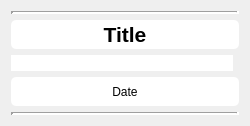
<?xml version="1.0" encoding="UTF-8"?>
<ui version="4.0">
 <class>form</class>
 <widget class="QWidget" name="form">
  <property name="geometry">
   <rect>
    <x>0</x>
    <y>0</y>
    <width>250</width>
    <height>126</height>
   </rect>
  </property>
  <property name="windowTitle">
   <string>Form</string>
  </property>
  <property name="styleSheet">
   <string notr="true">QLabel {
	background-color: rgb(255, 255, 255);
	border-radius: 5px;
}

#form:hover {
	background-color: rgb(190, 190, 190);
}</string>
  </property>
  <layout class="QGridLayout" name="gridLayout">
   <item row="2" column="0" colspan="2">
    <widget class="QLabel" name="title">
     <property name="sizePolicy">
      <sizepolicy hsizetype="Minimum" vsizetype="Minimum">
       <horstretch>0</horstretch>
       <verstretch>0</verstretch>
      </sizepolicy>
     </property>
     <property name="font">
      <font>
       <pointsize>16</pointsize>
       <weight>75</weight>
       <bold>true</bold>
      </font>
     </property>
     <property name="text">
      <string>Title</string>
     </property>
     <property name="alignment">
      <set>Qt::AlignCenter</set>
     </property>
    </widget>
   </item>
   <item row="4" column="0" colspan="2">
    <widget class="QLabel" name="date">
     <property name="sizePolicy">
      <sizepolicy hsizetype="Minimum" vsizetype="Minimum">
       <horstretch>0</horstretch>
       <verstretch>0</verstretch>
      </sizepolicy>
     </property>
     <property name="text">
      <string>Date</string>
     </property>
     <property name="alignment">
      <set>Qt::AlignCenter</set>
     </property>
    </widget>
   </item>
   <item row="0" column="0" colspan="2">
    <widget class="Line" name="top_line">
     <property name="lineWidth">
      <number>3</number>
     </property>
     <property name="orientation">
      <enum>Qt::Horizontal</enum>
     </property>
    </widget>
   </item>
   <item row="5" column="0" colspan="2">
    <widget class="Line" name="down_line">
     <property name="lineWidth">
      <number>3</number>
     </property>
     <property name="orientation">
      <enum>Qt::Horizontal</enum>
     </property>
    </widget>
   </item>
   <item row="3" column="0">
    <widget class="QLineEdit" name="tags">
     <property name="frame">
      <bool>false</bool>
     </property>
     <property name="alignment">
      <set>Qt::AlignCenter</set>
     </property>
     <property name="readOnly">
      <bool>true</bool>
     </property>
    </widget>
   </item>
  </layout>
 </widget>
 <resources/>
 <connections/>
</ui>
